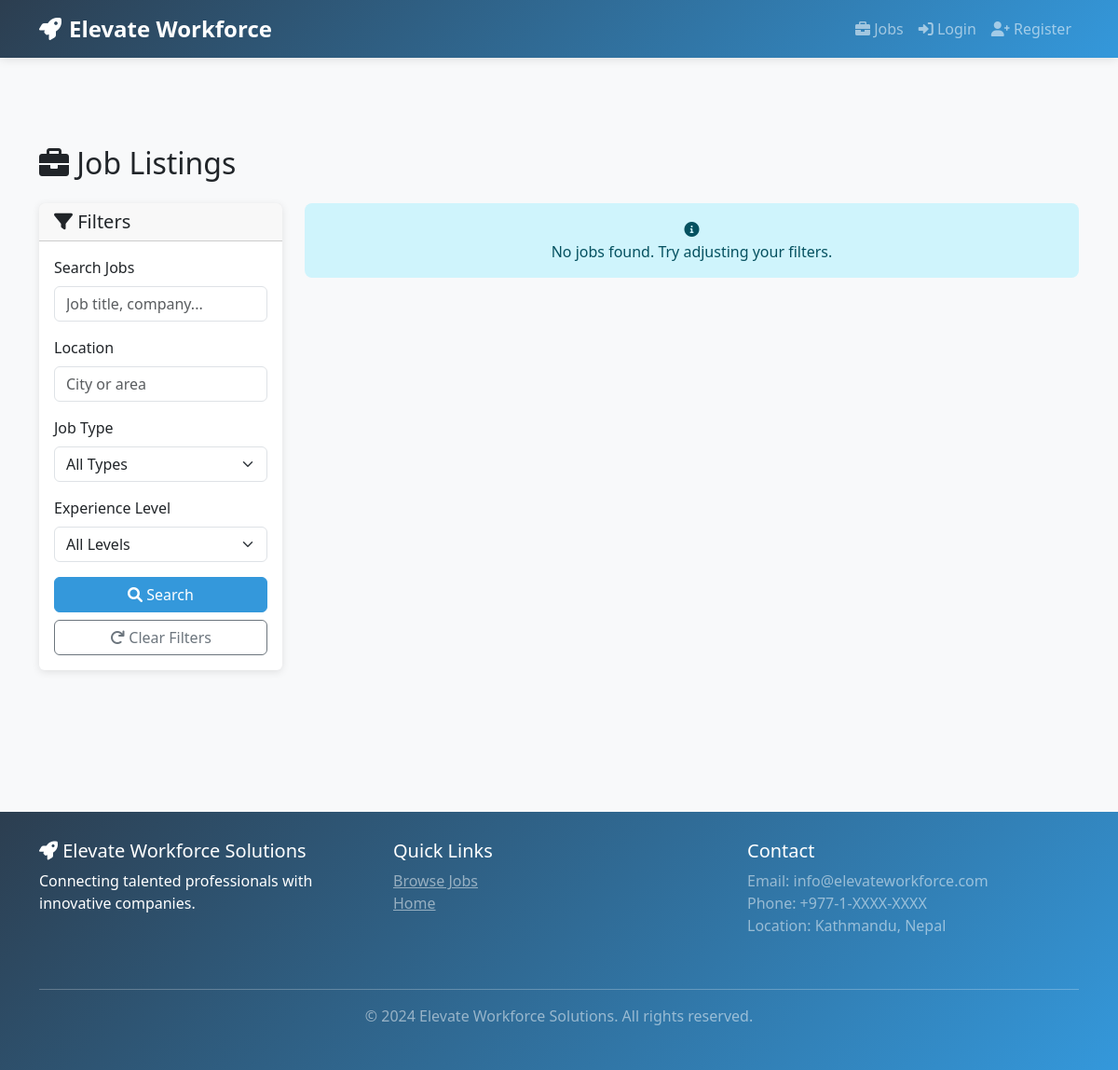
The app's page /jobs/, older data.
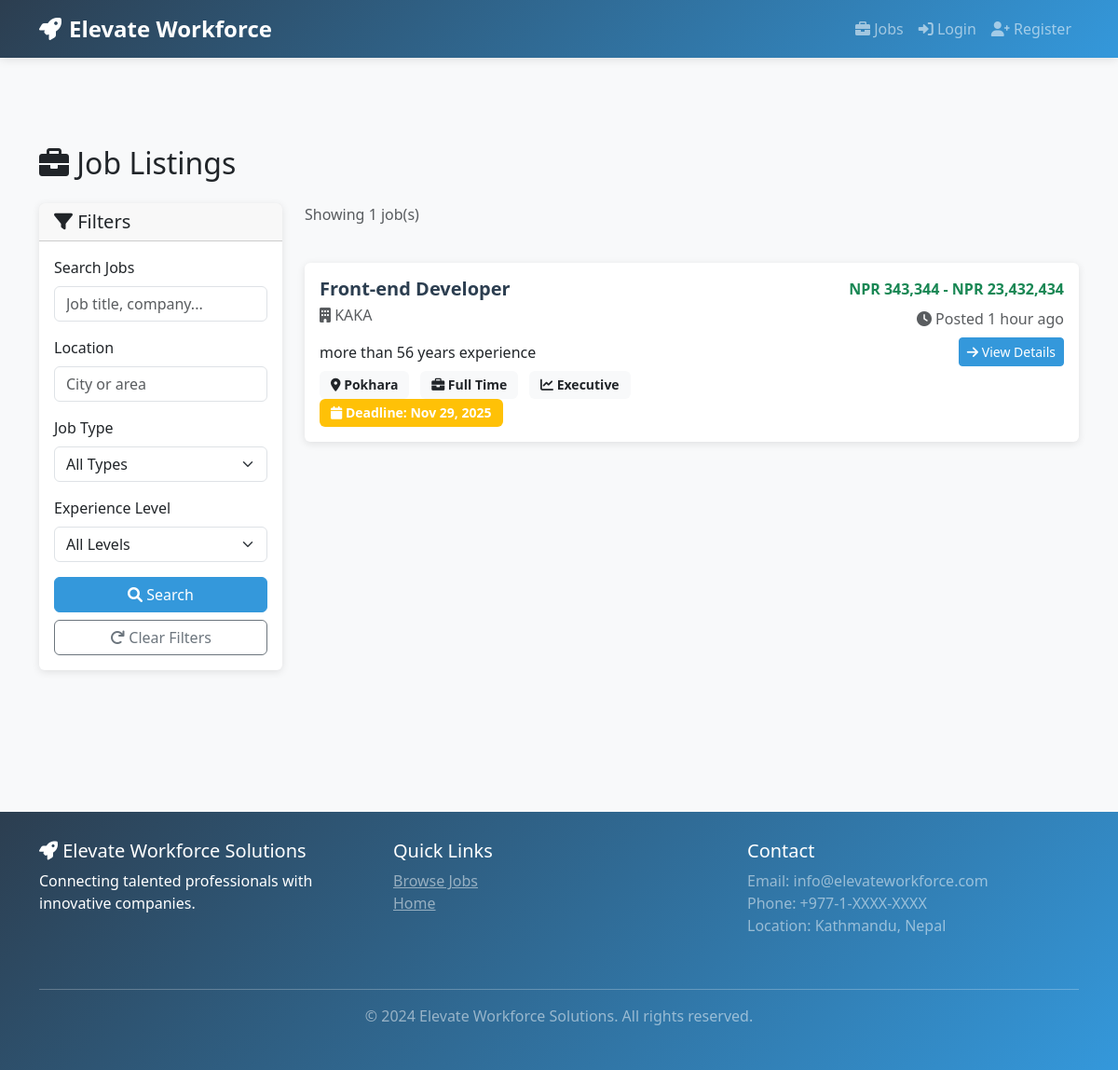
The same page, newer data.
### jobs/models.py (models this page shows, shortened)
class Job(models.Model):
    JOB_TYPE_CHOICES = (
        ('full_time', 'Full Time'),
        ('part_time', 'Part Time'),
        ('contract', 'Contract'),
        ('internship', 'Internship'),
    )
    EXPERIENCE_LEVEL_CHOICES = (
        ('entry', 'Entry Level'),
        ('mid', 'Mid Level'),
        ('senior', 'Senior'),
        ('executive', 'Executive'),
    )
    company = models.ForeignKey(Company, on_delete=models.CASCADE, related_name='jobs')
    title = models.CharField(max_length=255)
    description = models.TextField()
    requirements = models.TextField(help_text="Enter requirements separated by newlines")
    location = models.CharField(max_length=255)
    salary_min = models.DecimalField(max_digits=10, decimal_places=2, blank=True, null=True)
    salary_max = models.DecimalField(max_digits=10, decimal_places=2, blank=True, null=True)
    job_type = models.CharField(max_length=20, choices=JOB_TYPE_CHOICES)
    experience_level = models.CharField(max_length=20, choices=EXPERIENCE_LEVEL_CHOICES)
    is_active = models.BooleanField(default=True)
    posted_at = models.DateTimeField(auto_now_add=True)
    updated_at = models.DateTimeField(auto_now=True)
    deadline = models.DateTimeField(blank=True, null=True)
    total_positions = models.IntegerField(default=1)
    class Meta:
        db_table = 'jobs'
        verbose_name_plural = 'Jobs'
        ordering = ['-posted_at']
        indexes = [
            models.Index(fields=['company', 'is_active']),
            models.Index(fields=['job_type']),
        ]
    def get_salary_range(self):
        if self.salary_min and self.salary_max:
            return f"NPR {self.salary_min:,.0f} - NPR {self.salary_max:,.0f}"
        elif self.salary_min:
            return f"From NPR {self.salary_min:,.0f}"
        elif self.salary_max:
            return f"Up to NPR {self.salary_max:,.0f}"
        return "Salary Not Specified"

### companies/models.py (models this page shows, shortened)
class Company(models.Model):
    COMPANY_STATUS_CHOICES = (
        ('active', 'Active'),
        ('inactive', 'Inactive'),
        ('suspended', 'Suspended'),
    )
    user = models.OneToOneField(User, on_delete=models.CASCADE, related_name='company_profile')
    company_name = models.CharField(max_length=255, unique=True)
    description = models.TextField()
    website = models.URLField(blank=True, null=True)
    industry = models.CharField(max_length=100)
    location = models.CharField(max_length=255)
    company_size = models.CharField(max_length=50, blank=True, null=True)
    logo = models.ImageField(upload_to='company_logos/', blank=True, null=True)
    status = models.CharField(max_length=20, choices=COMPANY_STATUS_CHOICES, default='active')
    verified = models.BooleanField(default=False)
    created_at = models.DateTimeField(auto_now_add=True)
    updated_at = models.DateTimeField(auto_now=True)
    class Meta:
        db_table = 'companies'
        verbose_name_plural = 'Companies'
        ordering = ['-created_at']

### jobs/views.py (the view)
# urls.py: path('', views.job_list, name='job_list'),
def job_list(request):
    jobs = Job.objects.filter(is_active=True).select_related('company')
    search_query = request.GET.get('search', '')
    if search_query:
        jobs = jobs.filter(
            Q(title__icontains=search_query) |
            Q(description__icontains=search_query) |
            Q(company__company_name__icontains=search_query)
        )
    job_type = request.GET.get('job_type', '')
    if job_type:
        jobs = jobs.filter(job_type=job_type)
    location = request.GET.get('location', '')
    if location:
        jobs = jobs.filter(location__icontains=location)
    experience_level = request.GET.get('experience_level', '')
    if experience_level:
        jobs = jobs.filter(experience_level=experience_level)
    paginator = Paginator(jobs, 10)  # 10 jobs per page
    page_number = request.GET.get('page')
    try:
        page_obj = paginator.page(page_number)
    except PageNotAnInteger:
        page_obj = paginator.page(1)
    except EmptyPage:
        page_obj = paginator.page(paginator.num_pages)
    context = {
        'page_obj': page_obj,
        'jobs': page_obj.object_list,
        'search_query': search_query,
        'job_type': job_type,
        'location': location,
        'experience_level': experience_level,
    }
    return render(request, 'jobs/job_list.html', context)

### templates/jobs/job_list.html (shortened to what this page needs)
{% extends "base.html" %}
{% block content %}
<div class="container my-5">
    <h2 class="mb-4">
        <i class="fas fa-briefcase"></i> Job Listings
    </h2>
    <div class="row">
        <div class="col-md-3 mb-4">
            <div class="card">
                <div class="card-header">
                    <h5 class="mb-0"><i class="fas fa-filter"></i> Filters</h5>
                </div>
                <div class="card-body">
                    <form method="get" class="filter-form">
                        <div class="mb-3">
                            <label for="search" class="form-label">Search Jobs</label>
                            <input type="text" class="form-control" id="search" name="search" placeholder="Job title, company..." value="{{ search_query }}">
                        </div>
                        <div class="mb-3">
                            <label for="location" class="form-label">Location</label>
                            <input type="text" class="form-control" id="location" name="location" placeholder="City or area" value="{{ location }}">
                        </div>
                        <div class="mb-3">
                            <label for="job_type" class="form-label">Job Type</label>
                            <select class="form-select" id="job_type" name="job_type">
                                <option value="">All Types</option>
                            </select>
                        </div>
                        <div class="mb-3">
                            <label for="experience_level" class="form-label">Experience Level</label>
                            <select class="form-select" id="experience_level" name="experience_level">
                                <option value="">All Levels</option>
                            </select>
                        </div>
                        <button type="submit" class="btn btn-primary w-100 mb-2">
                            <i class="fas fa-search"></i> Search
                        </button>
                        <a href="{% url 'jobs:job_list' %}" class="btn btn-outline-secondary w-100">
                            <i class="fas fa-redo"></i> Clear Filters
                        </a>
                    </form>
                </div>
            </div>
        </div>
        <div class="col-md-9">
            {% if jobs %}
            <div class="row mb-4">
                <div class="col">
                    <p class="text-muted">Showing {{ page_obj.paginator.count }} job(s)</p>
                </div>
            </div>
            {% for job in jobs %}
            <div class="card mb-3 job-card" style="cursor: pointer;">
                <div class="card-body" onclick="window.location='{% url 'jobs:job_detail' job.pk %}'">
                    <div class="row">
                        <div class="col-md-8">
                            <h5 class="card-title mb-1">{{ job.title }}</h5>
                            <p class="card-text text-muted">
                                <i class="fas fa-building"></i> {{ job.company.company_name }}
                            </p>
                            <p class="card-text mb-2">{{ job.description|truncatewords:30 }}</p>
                            <div class="job-meta">
                                <span class="badge bg-light text-dark me-2">
                                    <i class="fas fa-map-marker-alt"></i> {{ job.location }}
                                </span>
                                <span class="badge bg-light text-dark me-2">
                                    <i class="fas fa-briefcase"></i> {{ job.get_job_type_display }}
                                </span>
                                <span class="badge bg-light text-dark me-2">
                                    <i class="fas fa-chart-line"></i> {{ job.get_experience_level_display }}
                                </span>
                                {% if job.deadline %}
                                    <span class="badge bg-warning">
                                        <i class="fas fa-calendar"></i> Deadline: {{ job.deadline|date:"M d, Y" }}
                                    </span>
                                {% endif %}
                            </div>
                        </div>
                        <div class="col-md-4 text-md-end">
                            {% if job.salary_min and job.salary_max %}
                            <p class="fw-bold text-success mb-2">
                                {{ job.get_salary_range }}
                            </p>
                            {% endif %}
                            <p class="text-muted mb-0">
                                <i class="fas fa-clock"></i> Posted {{ job.posted_at|timesince }} ago
                            </p>
                            <a href="{% url 'jobs:job_detail' job.pk %}" class="btn btn-sm btn-primary mt-2">
                                <i class="fas fa-arrow-right"></i> View Details
                            </a>
                        </div>
                    </div>
                </div>
            </div>
            {% endfor %}
            {% else %}
            <div class="alert alert-info text-center">
                <i class="fas fa-info-circle"></i>
                <p class="mb-0">No jobs found. Try adjusting your filters.</p>
            </div>
            {% endif %}
        </div>
    </div>
</div>
{% endblock %}

### templates/base.html (shortened to what this page needs)
<!DOCTYPE html>
<html lang="en">
<head>
    <link href="https://cdn.jsdelivr.net/npm/bootstrap@5.3.0/dist/css/bootstrap.min.css" rel="stylesheet">
    <link rel="stylesheet" href="https://cdnjs.cloudflare.com/ajax/libs/font-awesome/6.0.0/css/all.min.css">
</head>
<body>
    <nav class="navbar navbar-expand-lg navbar-dark sticky-top">
        <div class="container">
            <a class="navbar-brand" href="{% url 'home' %}">
                <i class="fas fa-rocket"></i>Elevate Workforce
            </a>
            <div class="collapse navbar-collapse" id="navbarNav">
                <ul class="navbar-nav ms-auto">
                    <li class="nav-item">
                        <a class="nav-link" href="{% url 'jobs:job_list' %}">
                            <i class="fas fa-briefcase"></i> Jobs
                        </a>
                    </li>
                    {% if user.is_authenticated %}
                        {% if user.is_job_seeker %}
                            <li class="nav-item">
                                <a class="nav-link" href="{% url 'application:my_applications' %}">
                                    <i class="fas fa-file-alt"></i> My Applications
                                </a>
                            </li>
                        {% elif user.is_company %}
                            <li class="nav-item">
                                <a class="nav-link" href="{% url 'application:company_dashboard' %}">
                                    <i class="fas fa-chart-bar"></i> Dashboard
                                </a>
                            </li>
                            <li class="nav-item">
                                <a class="nav-link btn btn-success text-white" href="{% url 'jobs:create_job' %}" style="margin-left: 10px; padding: 0.5rem 1rem;">
                                    <i class="fas fa-plus"></i> Post Job
                                </a>
                            </li>
                        {% endif %}
                        <li class="nav-item dropdown">
                            <a class="nav-link dropdown-toggle" href="#" id="userDropdown" role="button" data-bs-toggle="dropdown">
                                <i class="fas fa-user-circle"></i> {{ user.username }}
                            </a>
                            <ul class="dropdown-menu dropdown-menu-end" aria-labelledby="userDropdown">
                                <li><a class="dropdown-item" href="{% url 'accounts:profile' %}">
                                    <i class="fas fa-user"></i> Profile
                                </a></li>
                                <li><a class="dropdown-item" href="{% url 'accounts:profile_edit' %}">
                                    <i class="fas fa-edit"></i> Edit Profile
                                </a></li>
                                <li><hr class="dropdown-divider"></li>
                                <li><a class="dropdown-item" href="{% url 'accounts:logout' %}" onclick="return confirm('Are you sure?')">
                                    <i class="fas fa-sign-out-alt"></i> Logout
                                </a></li>
                            </ul>
                        </li>
                    {% else %}
                        <li class="nav-item">
                            <a class="nav-link" href="{% url 'accounts:login' %}">
                                <i class="fas fa-sign-in-alt"></i> Login
                            </a>
                        </li>
                        <li class="nav-item">
                            <a class="nav-link" href="{% url 'accounts:register' %}">
                                <i class="fas fa-user-plus"></i> Register
                            </a>
                        </li>
                    {% endif %}
                </ul>
            </div>
        </div>
    </nav>
    <div class="main-container">
        {% block content %}{% endblock %}
    </div>
    <footer>
        <div class="container">
            <div class="row">
                <div class="col-md-4 mb-4">
                    <h5><i class="fas fa-rocket"></i> Elevate Workforce Solutions</h5>
                    <p>Connecting talented professionals with innovative companies.</p>
                </div>
                <div class="col-md-4 mb-4">
                    <h5>Quick Links</h5>
                    <ul class="list-unstyled">
                        <li><a href="{% url 'jobs:job_list' %}" class="text-white-50">Browse Jobs</a></li>
                        <li><a href="{% url 'home' %}" class="text-white-50">Home</a></li>
                    </ul>
                </div>
                <div class="col-md-4 mb-4">
                    <h5>Contact</h5>
                    <p class="text-white-50">
                        Email: info@elevateworkforce.com<br>
                        Phone: +977-1-XXXX-XXXX<br>
                        Location: Kathmandu, Nepal
                    </p>
                </div>
            </div>
            <hr class="border-white-50">
            <div class="text-center text-white-50">
                <p>&copy; 2024 Elevate Workforce Solutions. All rights reserved.</p>
            </div>
        </div>
    </footer>
</body>
</html>

### templates/base.html (style rules this page uses)
:root { --primary-color: #2c3e50; --secondary-color: #3498db; --success-color: #27ae60; --danger-color: #e74c3c; --warning-color: #f39c12; --info-color: #3498db; }
body { font-family: 'Segoe UI', Tahoma, Geneva, Verdana, sans-serif; background-color: #f8f9fa; }
.navbar { background: linear-gradient(135deg, var(--primary-color) 0%, var(--secondary-color) 100%); box-shadow: 0 2px 10px rgba(0,0,0,0.1); }
.navbar-brand { font-weight: 700; font-size: 1.5rem; }
.navbar-brand i { margin-right: 8px; }
.nav-link { transition: color 0.3s ease; }
.btn-primary { background-color: var(--secondary-color); border-color: var(--secondary-color); }
.card { border: none; box-shadow: 0 2px 8px rgba(0,0,0,0.1); transition: transform 0.3s ease, box-shadow 0.3s ease; }
.badge { padding: 0.5rem 0.75rem; font-size: 0.875rem; }
footer { background: linear-gradient(135deg, var(--primary-color) 0%, var(--secondary-color) 100%); color: white; margin-top: 50px; padding: 30px 0; }
.main-container { min-height: calc(100vh - 200px); padding: 30px 0; }
.job-card { cursor: pointer; }
.job-card h5 { color: var(--primary-color); font-weight: 600; }
.job-meta { font-size: 0.9rem; color: #7f8c8d; }

Row changes from the older to the newer data that the page shows:
added Job: title "Front-end Developer", company.company_name "KAKA", description "more than 56 years experience", location "Pokhara", job_type "Full Time", experience_level "Executive", deadline "Nov 29, 2025", get_salary_range "NPR 343,344 - NPR 23,432,434", posted_at "1 hour"
Text that changed along with them:
{{ page_obj.paginator.count }}: (not shown) → "1"
text no longer shown: "No jobs found. Try adjusting your filters."
text now shown: "Showing job(s)"
